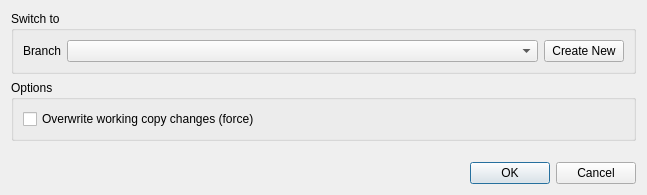
<?xml version="1.0" encoding="UTF-8"?>
<ui version="4.0">
 <class>Dialog</class>
 <widget class="QDialog" name="Dialog">
  <property name="geometry">
   <rect>
    <x>0</x>
    <y>0</y>
    <width>647</width>
    <height>195</height>
   </rect>
  </property>
  <property name="windowTitle">
   <string>Switch/Checkout</string>
  </property>
  <layout class="QVBoxLayout" name="verticalLayout_2">
   <item>
    <widget class="QGroupBox" name="groupBox">
     <property name="title">
      <string>Switch to</string>
     </property>
     <layout class="QVBoxLayout" name="verticalLayout">
      <item>
       <layout class="QGridLayout" name="gridLayout">
        <item row="0" column="0">
         <widget class="QLabel" name="label">
          <property name="sizePolicy">
          <sizepolicy hsizetype="Fixed" vsizetype="Preferred">
           <horstretch>0</horstretch>
           <verstretch>0</verstretch>
          </sizepolicy>
          </property>
          <property name="text">
           <string>Branch</string>
          </property>
         </widget>
        </item>
        <item row="0" column="1">
         <widget class="QComboBox" name="comboBranch"/>
        </item>
        <item row="0" column="2">
          <widget class="QPushButton" name="btnCreateNew">
           <property name="sizePolicy">
            <sizepolicy hsizetype="Maximum" vsizetype="Fixed">
             <horstretch>0</horstretch>
             <verstretch>0</verstretch>
            </sizepolicy>
           </property>
           <property name="text">
            <string>Create New</string>
           </property>
          </widget>
        </item>
       </layout>
      </item>
     </layout>
    </widget>
   </item>
   <item>
    <widget class="QGroupBox" name="grpOptions">
     <property name="title">
      <string>Options</string>
     </property>
     <property name="checkable">
      <bool>false</bool>
     </property>
     <property name="checked">
      <bool>false</bool>
     </property>
     <layout class="QGridLayout" name="gridLayout_3">
      <item row="0" column="0">
       <widget class="QCheckBox" name="chkForce">
        <property name="text">
         <string>Overwrite working copy changes (force)</string>
        </property>
       </widget>
      </item>
     </layout>
    </widget>
   </item>
   <item>
    <spacer name="verticalSpacer">
     <property name="orientation">
      <enum>Qt::Vertical</enum>
     </property>
     <property name="sizeHint" stdset="0">
      <size>
       <width>20</width>
       <height>105</height>
      </size>
     </property>
    </spacer>
   </item>
   <item>
    <widget class="QDialogButtonBox" name="buttonBox">
     <property name="orientation">
      <enum>Qt::Horizontal</enum>
     </property>
     <property name="standardButtons">
      <set>QDialogButtonBox::Cancel|QDialogButtonBox::Ok</set>
     </property>
    </widget>
   </item>
  </layout>
 </widget>
 <resources/>
 <connections/>
</ui>
